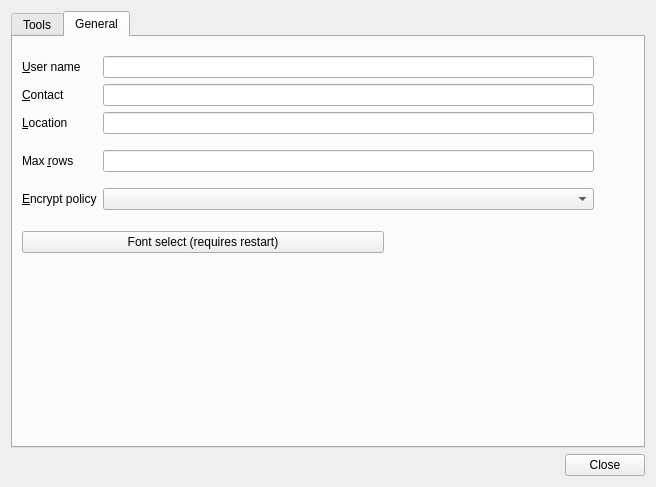
<?xml version="1.0" encoding="UTF-8"?>
<ui version="4.0">
 <class>SettingsWindow</class>
 <widget class="QDialog" name="SettingsWindow">
  <property name="geometry">
   <rect>
    <x>0</x>
    <y>0</y>
    <width>656</width>
    <height>487</height>
   </rect>
  </property>
  <property name="windowTitle">
   <string>Dialog</string>
  </property>
  <layout class="QHBoxLayout" name="horizontalLayout">
   <item>
    <layout class="QVBoxLayout" name="verticalLayout">
     <item>
      <widget class="QTabWidget" name="tabWidget">
       <property name="tabPosition">
        <enum>QTabWidget::North</enum>
       </property>
       <property name="currentIndex">
        <number>1</number>
       </property>
       <widget class="QWidget" name="toolsTab">
        <attribute name="title">
         <string>Tools</string>
        </attribute>
        <layout class="QHBoxLayout" name="horizontalLayout_4">
         <item>
          <layout class="QVBoxLayout" name="verticalLayout_2">
           <item>
            <spacer name="verticalSpacer_2">
             <property name="orientation">
              <enum>Qt::Vertical</enum>
             </property>
             <property name="sizeType">
              <enum>QSizePolicy::Preferred</enum>
             </property>
             <property name="sizeHint" stdset="0">
              <size>
               <width>20</width>
               <height>10</height>
              </size>
             </property>
            </spacer>
           </item>
           <item>
            <layout class="QHBoxLayout" name="horizontalLayout_3">
             <item>
              <widget class="QGroupBox" name="passGenBox">
               <property name="title">
                <string>Password Hash generator</string>
               </property>
               <layout class="QHBoxLayout" name="horizontalLayout_2">
                <item>
                 <layout class="QGridLayout" name="gridLayout">
                  <item row="0" column="0">
                   <widget class="QLabel" name="passwordText">
                    <property name="text">
                     <string>&amp;Password</string>
                    </property>
                    <property name="buddy">
                     <cstring>passwordEdit</cstring>
                    </property>
                   </widget>
                  </item>
                  <item row="0" column="1">
                   <widget class="QLineEdit" name="passwordEdit"/>
                  </item>
                  <item row="1" column="0">
                   <widget class="QLabel" name="hashText">
                    <property name="text">
                     <string>&amp;Hash</string>
                    </property>
                    <property name="buddy">
                     <cstring>hashEdit</cstring>
                    </property>
                   </widget>
                  </item>
                  <item row="1" column="1">
                   <widget class="QLineEdit" name="hashEdit">
                    <property name="sizePolicy">
                     <sizepolicy hsizetype="Expanding" vsizetype="Fixed">
                      <horstretch>0</horstretch>
                      <verstretch>0</verstretch>
                     </sizepolicy>
                    </property>
                    <property name="minimumSize">
                     <size>
                      <width>300</width>
                      <height>0</height>
                     </size>
                    </property>
                    <property name="readOnly">
                     <bool>true</bool>
                    </property>
                   </widget>
                  </item>
                  <item row="0" column="2">
                   <widget class="QPushButton" name="generateButton">
                    <property name="text">
                     <string>Generate</string>
                    </property>
                   </widget>
                  </item>
                 </layout>
                </item>
               </layout>
              </widget>
             </item>
             <item>
              <spacer name="horizontalSpacer">
               <property name="orientation">
                <enum>Qt::Horizontal</enum>
               </property>
               <property name="sizeHint" stdset="0">
                <size>
                 <width>40</width>
                 <height>20</height>
                </size>
               </property>
              </spacer>
             </item>
            </layout>
           </item>
           <item>
            <spacer name="verticalSpacer">
             <property name="orientation">
              <enum>Qt::Vertical</enum>
             </property>
             <property name="sizeHint" stdset="0">
              <size>
               <width>20</width>
               <height>40</height>
              </size>
             </property>
            </spacer>
           </item>
          </layout>
         </item>
        </layout>
       </widget>
       <widget class="QWidget" name="generalTab">
        <attribute name="title">
         <string>General</string>
        </attribute>
        <layout class="QHBoxLayout" name="horizontalLayout_6">
         <item>
          <layout class="QVBoxLayout" name="verticalLayout_3">
           <item>
            <spacer name="verticalSpacer_3">
             <property name="orientation">
              <enum>Qt::Vertical</enum>
             </property>
             <property name="sizeType">
              <enum>QSizePolicy::Preferred</enum>
             </property>
             <property name="sizeHint" stdset="0">
              <size>
               <width>20</width>
               <height>10</height>
              </size>
             </property>
            </spacer>
           </item>
           <item>
            <layout class="QHBoxLayout" name="horizontalLayout_5">
             <item>
              <layout class="QGridLayout" name="gridLayout_2">
               <item row="0" column="1">
                <widget class="QLineEdit" name="userNameEdit"/>
               </item>
               <item row="4" column="0">
                <widget class="QLabel" name="rowsTxt">
                 <property name="text">
                  <string>Max &amp;rows</string>
                 </property>
                 <property name="buddy">
                  <cstring>rowsEdit</cstring>
                 </property>
                </widget>
               </item>
               <item row="2" column="0">
                <widget class="QLabel" name="locationTxt">
                 <property name="text">
                  <string>&amp;Location</string>
                 </property>
                 <property name="buddy">
                  <cstring>locationEdit</cstring>
                 </property>
                </widget>
               </item>
               <item row="3" column="0">
                <spacer name="verticalSpacer_5">
                 <property name="orientation">
                  <enum>Qt::Vertical</enum>
                 </property>
                 <property name="sizeType">
                  <enum>QSizePolicy::Fixed</enum>
                 </property>
                 <property name="sizeHint" stdset="0">
                  <size>
                   <width>20</width>
                   <height>10</height>
                  </size>
                 </property>
                </spacer>
               </item>
               <item row="0" column="0">
                <widget class="QLabel" name="userNameTxt">
                 <property name="text">
                  <string>&amp;User name</string>
                 </property>
                 <property name="buddy">
                  <cstring>userNameEdit</cstring>
                 </property>
                </widget>
               </item>
               <item row="2" column="1">
                <widget class="QLineEdit" name="locationEdit"/>
               </item>
               <item row="6" column="1">
                <widget class="QComboBox" name="encryptEdit"/>
               </item>
               <item row="1" column="0">
                <widget class="QLabel" name="contactTxt">
                 <property name="text">
                  <string>&amp;Contact</string>
                 </property>
                 <property name="buddy">
                  <cstring>contactEdit</cstring>
                 </property>
                </widget>
               </item>
               <item row="6" column="0">
                <widget class="QLabel" name="encryptTxt">
                 <property name="text">
                  <string>&amp;Encrypt policy</string>
                 </property>
                 <property name="buddy">
                  <cstring>encryptEdit</cstring>
                 </property>
                </widget>
               </item>
               <item row="5" column="0">
                <spacer name="verticalSpacer_6">
                 <property name="orientation">
                  <enum>Qt::Vertical</enum>
                 </property>
                 <property name="sizeType">
                  <enum>QSizePolicy::Fixed</enum>
                 </property>
                 <property name="sizeHint" stdset="0">
                  <size>
                   <width>20</width>
                   <height>10</height>
                  </size>
                 </property>
                </spacer>
               </item>
               <item row="1" column="1">
                <widget class="QLineEdit" name="contactEdit"/>
               </item>
               <item row="4" column="1">
                <widget class="QLineEdit" name="rowsEdit">
                 <property name="sizePolicy">
                  <sizepolicy hsizetype="Expanding" vsizetype="Fixed">
                   <horstretch>0</horstretch>
                   <verstretch>0</verstretch>
                  </sizepolicy>
                 </property>
                 <property name="maximumSize">
                  <size>
                   <width>16777215</width>
                   <height>16777215</height>
                  </size>
                 </property>
                 <property name="alignment">
                  <set>Qt::AlignLeading|Qt::AlignLeft|Qt::AlignVCenter</set>
                 </property>
                </widget>
               </item>
              </layout>
             </item>
             <item>
              <spacer name="horizontalSpacer_2">
               <property name="orientation">
                <enum>Qt::Horizontal</enum>
               </property>
               <property name="sizeType">
                <enum>QSizePolicy::Preferred</enum>
               </property>
               <property name="sizeHint" stdset="0">
                <size>
                 <width>40</width>
                 <height>20</height>
                </size>
               </property>
              </spacer>
             </item>
            </layout>
           </item>
           <item>
            <spacer name="verticalSpacer_7">
             <property name="orientation">
              <enum>Qt::Vertical</enum>
             </property>
             <property name="sizeType">
              <enum>QSizePolicy::Preferred</enum>
             </property>
             <property name="sizeHint" stdset="0">
              <size>
               <width>20</width>
               <height>15</height>
              </size>
             </property>
            </spacer>
           </item>
           <item>
            <layout class="QGridLayout" name="gridLayout_4" columnminimumwidth="0,0">
             <item row="0" column="0">
              <widget class="QPushButton" name="fontButton">
               <property name="text">
                <string>Font select (requires restart)</string>
               </property>
              </widget>
             </item>
             <item row="0" column="1">
              <spacer name="horizontalSpacer_3">
               <property name="orientation">
                <enum>Qt::Horizontal</enum>
               </property>
               <property name="sizeType">
                <enum>QSizePolicy::Fixed</enum>
               </property>
               <property name="sizeHint" stdset="0">
                <size>
                 <width>250</width>
                 <height>20</height>
                </size>
               </property>
              </spacer>
             </item>
            </layout>
           </item>
           <item>
            <spacer name="verticalSpacer_4">
             <property name="orientation">
              <enum>Qt::Vertical</enum>
             </property>
             <property name="sizeHint" stdset="0">
              <size>
               <width>20</width>
               <height>40</height>
              </size>
             </property>
            </spacer>
           </item>
          </layout>
         </item>
        </layout>
       </widget>
      </widget>
     </item>
     <item>
      <widget class="QDialogButtonBox" name="buttonBox">
       <property name="orientation">
        <enum>Qt::Horizontal</enum>
       </property>
       <property name="standardButtons">
        <set>QDialogButtonBox::Close</set>
       </property>
      </widget>
     </item>
    </layout>
   </item>
  </layout>
 </widget>
 <resources/>
 <connections>
  <connection>
   <sender>buttonBox</sender>
   <signal>accepted()</signal>
   <receiver>SettingsWindow</receiver>
   <slot>accept()</slot>
   <hints>
    <hint type="sourcelabel">
     <x>248</x>
     <y>254</y>
    </hint>
    <hint type="destinationlabel">
     <x>157</x>
     <y>274</y>
    </hint>
   </hints>
  </connection>
  <connection>
   <sender>buttonBox</sender>
   <signal>rejected()</signal>
   <receiver>SettingsWindow</receiver>
   <slot>reject()</slot>
   <hints>
    <hint type="sourcelabel">
     <x>316</x>
     <y>260</y>
    </hint>
    <hint type="destinationlabel">
     <x>286</x>
     <y>274</y>
    </hint>
   </hints>
  </connection>
 </connections>
</ui>
